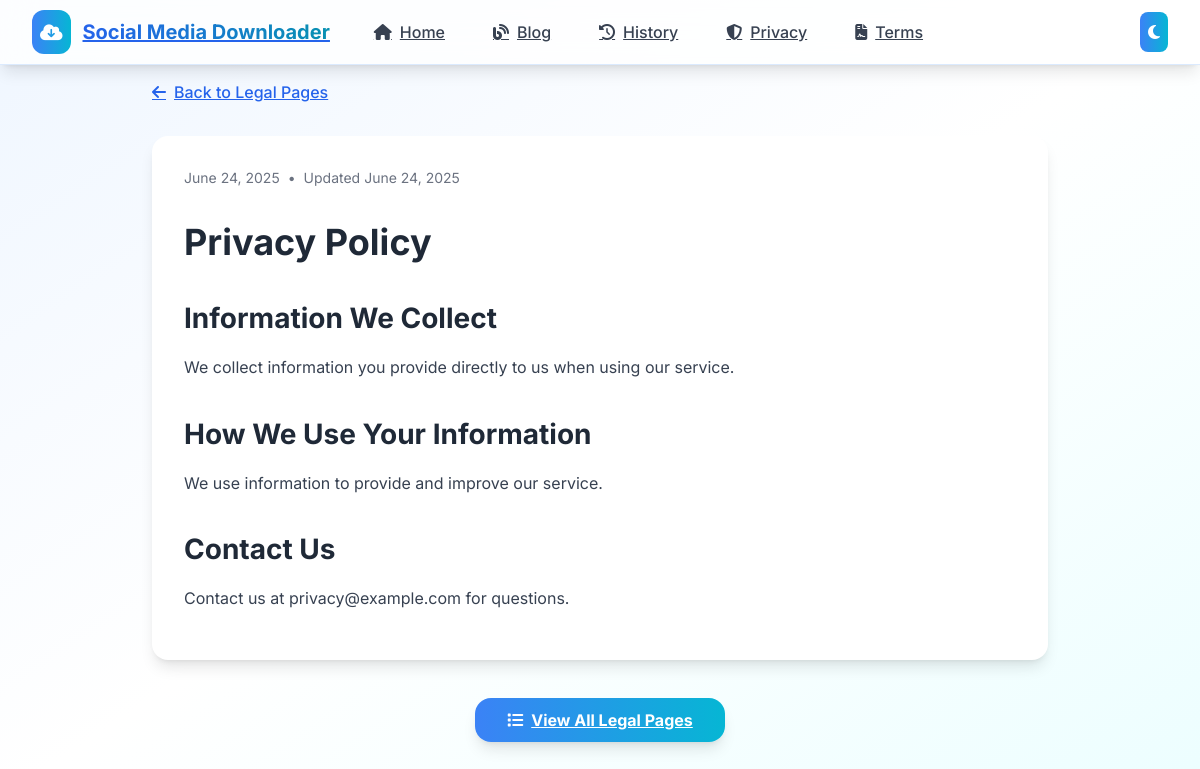
The page /privacy on the database its author committed.
### utils.py (models this page shows)
class LegalPage(db.Model):
    __tablename__ = 'legal_pages'
    id = Column(Integer, primary_key=True)
    title = Column(String(200), nullable=False)
    slug = Column(String(200), nullable=False, unique=True)
    content = Column(db.Text, nullable=False)  # Processed HTML
    raw_content = Column(db.Text, nullable=False)  # Original markdown
    excerpt = Column(String(300))
    thumbnail_data = Column(db.LargeBinary)
    thumbnail_mime_type = Column(String(100))
    thumbnail_style = Column(String(20), default='cover')
    thumbnail_height = Column(Integer, default=192)
    published = Column(db.Boolean, default=False)
    created_at = Column(DateTime, default=datetime.utcnow)
    updated_at = Column(DateTime, default=datetime.utcnow, onupdate=datetime.utcnow)

### routes.py (the view)
@app.route('/privacy')
def privacy_policy():
    privacy = LegalPage.query.filter_by(slug='privacy-policy', published=True).first_or_404()
    return render_template('legal/detail.html', legal_page=privacy)

### templates/legal/detail.html (shortened to what this page needs)
{% extends "base.html" %}
{% block content %}
<div class="max-w-4xl mx-auto">
    <div class="mb-8">
        <a href="{{ url_for('legal_list') }}" class="inline-flex items-center text-blue-600 dark:text-blue-400 hover:text-blue-800 dark:hover:text-blue-300">
            <i class="fas fa-arrow-left mr-2"></i>Back to Legal Pages
        </a>
    </div>
    <article class="bg-white dark:bg-gray-800 rounded-2xl shadow-lg p-8 transition-colors duration-300">
        <header class="mb-8">
            <div class="flex items-center text-sm text-gray-500 dark:text-gray-400 mb-4">
                <time>{{ legal_page.created_at.strftime('%B %d, %Y') }}</time>
                {% if legal_page.updated_at != legal_page.created_at %}
                <span class="mx-2">•</span>
                <span>Updated {{ legal_page.updated_at.strftime('%B %d, %Y') }}</span>
                {% endif %}
            </div>
            <h1 class="text-4xl font-bold text-gray-800 dark:text-white leading-tight">{{ legal_page.title }}</h1>
        </header>
        <div class="prose prose-lg max-w-none dark:prose-invert">
            {{ legal_page.content|safe }}
        </div>
    </article>
    <div class="mt-12 text-center">
        <a href="{{ url_for('legal_list') }}"
           class="bg-gradient-to-r from-blue-500 to-cyan-500 text-white px-8 py-3 rounded-2xl font-bold hover:from-blue-600 hover:to-cyan-600 transition-all duration-300 hover:scale-105 shadow-lg">
            <i class="fas fa-list mr-2"></i>View All Legal Pages
        </a>
    </div>
</div>
{% endblock %}

### templates/legal/detail.html (style rules this page uses)
h1, h2, h3, h4, h5, h6 { font-weight: bold; margin-top: 32px; margin-bottom: 16px; color: #1f2937; }
h1 { font-size: 2rem; }
h2 { font-size: 1.75rem; }
a { color: #2563eb; text-decoration: underline; font-weight: 500; }
p { margin: 16px 0; line-height: 1.6; color: #374151; }

### rows shown on the page
LegalPage: created_at "June 24, 2025", updated_at "June 24, 2025", title "Privacy Policy", content "Information We Collect We collect information you provide directly to us when using our service. How We Use Your Information We use information to provide and improve our service. Contact Us Contact us at privacy@example.com for questions."
